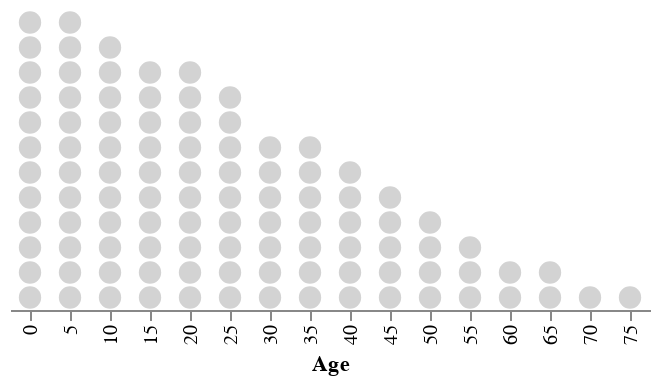

The cell this chart's notebook holds for it:
### Code cell
alt.Chart(exploded[exploded['Year']==1900]).mark_circle(opacity=1,size=125,color='lightgray').transform_window(
    id='rank()',
    groupby=['Age']
).encode(
    alt.X('Age:O'),
    alt.Y('id:O',
          axis=None,
          sort='descending')
).properties(height=150).configure_view(
    strokeWidth=0
)

### Figure 1 — Vega-Lite specification as saved in the notebook (floating-point values rounded to 4 significant figures)
{"config": {"view": {"continuousWidth": 400, "continuousHeight": 300, "strokeWidth": 0}}, "data": {"name": "data-7ff5caf2eef4513e8af87803b88fd47b"}, "mark": {"type": "circle", "color": "lightgray", "opacity": 1, "size": 125}, "encoding": {"x": {"field": "Age", "type": "ordinal"}, "y": {"axis": null, "field": "id", "sort": "descending", "type": "ordinal"}}, "height": 150, "transform": [{"window": [{"op": "rank", "field": "", "as": "id"}], "groupby": ["Age"]}], "$schema": "https://vega.github.io/schema/vega-lite/v5.2.0.json", "datasets": {"data-7ff5caf2eef4513e8af87803b88fd47b": [{"Age": 0, "Year": 1900, "Sex": 3, "People": 9208740, "no_csum": 9208740, "norm": 0.1208, "norm_pop": 1.0, "people_per_hundred": 12.0}, {"Age": 0, "Year": 1900, "Sex": 3, "People": 9208740, "no_csum": 9208740, "norm": 0.1208, "norm_pop": 1.0, "people_per_hundred": 12.0}, {"Age": 0, "Year": 1900, "Sex": 3, "People": 9208740, "no_csum": 9208740, "norm": 0.1208, "norm_pop": 1.0, "people_per_hundred": 12.0}, {"Age": 0, "Year": 1900, "Sex": 3, "People": 9208740, "no_csum": 9208740, "norm": 0.1208, "norm_pop": 1.0, "people_per_hundred": 12.0}, {"Age": 0, "Year": 1900, "Sex": 3, "People": 9208740, "no_csum": 9208740, "norm": 0.1208, "norm_pop": 1.0, "people_per_hundred": 12.0}, {"Age": 0, "Year": 1900, "Sex": 3, "People": 9208740, "no_csum": 9208740, "norm": 0.1208, "norm_pop": 1.0, "people_per_hundred": 12.0}, {"Age": 0, "Year": 1900, "Sex": 3, "People": 9208740, "no_csum": 9208740, "norm": 0.1208, "norm_pop": 1.0, "people_per_hundred": 12.0}, {"Age": 0, "Year": 1900, "Sex": 3, "People": 9208740, "no_csum": 9208740, "norm": 0.1208, "norm_pop": 1.0, "people_per_hundred": 12.0}, {"Age": 0, "Year": 1900, "Sex": 3, "People": 9208740, "no_csum": 9208740, "norm": 0.1208, "norm_pop": 1.0, "people_per_hundred": 12.0}, {"Age": 0, "Year": 1900, "Sex": 3, "People": 9208740, "no_csum": 9208740, "norm": 0.1208, "norm_pop": 1.0, "people_per_hundred": 12.0}, {"Age": 0, "Year": 1900, "Sex": 3, "People": 9208740, "no_csum": 9208740, "norm": 0.1208, "norm_pop": 1.0, "people_per_hundred": 12.0}, {"Age": 0, "Year": 1900, "Sex": 3, "People": 9208740, "no_csum": 9208740, "norm": 0.1208, "norm_pop": 1.0, "people_per_hundred": 12.0}, {"Age": 5, "Year": 1900, "Sex": 3, "People": 8856266, "no_csum": 18065006, "norm": 0.2369, "norm_pop": 0.9617, "people_per_hundred": 12.0}, {"Age": 5, "Year": 1900, "Sex": 3, "People": 8856266, "no_csum": 18065006, "norm": 0.2369, "norm_pop": 0.9617, "people_per_hundred": 12.0}, {"Age": 5, "Year": 1900, "Sex": 3, "People": 8856266, "no_csum": 18065006, "norm": 0.2369, "norm_pop": 0.9617, "people_per_hundred": 12.0}, {"Age": 5, "Year": 1900, "Sex": 3, "People": 8856266, "no_csum": 18065006, "norm": 0.2369, "norm_pop": 0.9617, "people_per_hundred": 12.0}, {"Age": 5, "Year": 1900, "Sex": 3, "People": 8856266, "no_csum": 18065006, "norm": 0.2369, "norm_pop": 0.9617, "people_per_hundred": 12.0}, {"Age": 5, "Year": 1900, "Sex": 3, "People": 8856266, "no_csum": 18065006, "norm": 0.2369, "norm_pop": 0.9617, "people_per_hundred": 12.0}, {"Age": 5, "Year": 1900, "Sex": 3, "People": 8856266, "no_csum": 18065006, "norm": 0.2369, "norm_pop": 0.9617, "people_per_hundred": 12.0}, {"Age": 5, "Year": 1900, "Sex": 3, "People": 8856266, "no_csum": 18065006, "norm": 0.2369, "norm_pop": 0.9617, "people_per_hundred": 12.0}, {"Age": 5, "Year": 1900, "Sex": 3, "People": 8856266, "no_csum": 18065006, "norm": 0.2369, "norm_pop": 0.9617, "people_per_hundred": 12.0}, {"Age": 5, "Year": 1900, "Sex": 3, "People": 8856266, "no_csum": 18065006, "norm": 0.2369, "norm_pop": 0.9617, "people_per_hundred": 12.0}, {"Age": 5, "Year": 1900, "Sex": 3, "People": 8856266, "no_csum": 18065006, "norm": 0.2369, "norm_pop": 0.9617, "people_per_hundred": 12.0}, {"Age": 5, "Year": 1900, "Sex": 3, "People": 8856266, "no_csum": 18065006, "norm": 0.2369, "norm_pop": 0.9617, "people_per_hundred": 12.0}, {"Age": 10, "Year": 1900, "Sex": 3, "People": 8059418, "no_csum": 26124424, "norm": 0.3426, "norm_pop": 0.8752, "people_per_hundred": 11.0}, {"Age": 10, "Year": 1900, "Sex": 3, "People": 8059418, "no_csum": 26124424, "norm": 0.3426, "norm_pop": 0.8752, "people_per_hundred": 11.0}, {"Age": 10, "Year": 1900, "Sex": 3, "People": 8059418, "no_csum": 26124424, "norm": 0.3426, "norm_pop": 0.8752, "people_per_hundred": 11.0}, {"Age": 10, "Year": 1900, "Sex": 3, "People": 8059418, "no_csum": 26124424, "norm": 0.3426, "norm_pop": 0.8752, "people_per_hundred": 11.0}, {"Age": 10, "Year": 1900, "Sex": 3, "People": 8059418, "no_csum": 26124424, "norm": 0.3426, "norm_pop": 0.8752, "people_per_hundred": 11.0}, {"Age": 10, "Year": 1900, "Sex": 3, "People": 8059418, "no_csum": 26124424, "norm": 0.3426, "norm_pop": 0.8752, "people_per_hundred": 11.0}, {"Age": 10, "Year": 1900, "Sex": 3, "People": 8059418, "no_csum": 26124424, "norm": 0.3426, "norm_pop": 0.8752, "people_per_hundred": 11.0}, {"Age": 10, "Year": 1900, "Sex": 3, "People": 8059418, "no_csum": 26124424, "norm": 0.3426, "norm_pop": 0.8752, "people_per_hundred": 11.0}, {"Age": 10, "Year": 1900, "Sex": 3, "People": 8059418, "no_csum": 26124424, "norm": 0.3426, "norm_pop": 0.8752, "people_per_hundred": 11.0}, {"Age": 10, "Year": 1900, "Sex": 3, "People": 8059418, "no_csum": 26124424, "norm": 0.3426, "norm_pop": 0.8752, "people_per_hundred": 11.0}, {"Age": 10, "Year": 1900, "Sex": 3, "People": 8059418, "no_csum": 26124424, "norm": 0.3426, "norm_pop": 0.8752, "people_per_hundred": 11.0}, {"Age": 15, "Year": 1900, "Sex": 3, "People": 7576589, "no_csum": 33701013, "norm": 0.4419, "norm_pop": 0.8228, "people_per_hundred": 10.0}, {"Age": 15, "Year": 1900, "Sex": 3, "People": 7576589, "no_csum": 33701013, "norm": 0.4419, "norm_pop": 0.8228, "people_per_hundred": 10.0}, {"Age": 15, "Year": 1900, "Sex": 3, "People": 7576589, "no_csum": 33701013, "norm": 0.4419, "norm_pop": 0.8228, "people_per_hundred": 10.0}, {"Age": 15, "Year": 1900, "Sex": 3, "People": 7576589, "no_csum": 33701013, "norm": 0.4419, "norm_pop": 0.8228, "people_per_hundred": 10.0}, {"Age": 15, "Year": 1900, "Sex": 3, "People": 7576589, "no_csum": 33701013, "norm": 0.4419, "norm_pop": 0.8228, "people_per_hundred": 10.0}, {"Age": 15, "Year": 1900, "Sex": 3, "People": 7576589, "no_csum": 33701013, "norm": 0.4419, "norm_pop": 0.8228, "people_per_hundred": 10.0}, {"Age": 15, "Year": 1900, "Sex": 3, "People": 7576589, "no_csum": 33701013, "norm": 0.4419, "norm_pop": 0.8228, "people_per_hundred": 10.0}, {"Age": 15, "Year": 1900, "Sex": 3, "People": 7576589, "no_csum": 33701013, "norm": 0.4419, "norm_pop": 0.8228, "people_per_hundred": 10.0}, {"Age": 15, "Year": 1900, "Sex": 3, "People": 7576589, "no_csum": 33701013, "norm": 0.4419, "norm_pop": 0.8228, "people_per_hundred": 10.0}, {"Age": 15, "Year": 1900, "Sex": 3, "People": 7576589, "no_csum": 33701013, "norm": 0.4419, "norm_pop": 0.8228, "people_per_hundred": 10.0}, {"Age": 20, "Year": 1900, "Sex": 3, "People": 7445099, "no_csum": 41146112, "norm": 0.5395, "norm_pop": 0.8085, "people_per_hundred": 10.0}, {"Age": 20, "Year": 1900, "Sex": 3, "People": 7445099, "no_csum": 41146112, "norm": 0.5395, "norm_pop": 0.8085, "people_per_hundred": 10.0}, {"Age": 20, "Year": 1900, "Sex": 3, "People": 7445099, "no_csum": 41146112, "norm": 0.5395, "norm_pop": 0.8085, "people_per_hundred": 10.0}, {"Age": 20, "Year": 1900, "Sex": 3, "People": 7445099, "no_csum": 41146112, "norm": 0.5395, "norm_pop": 0.8085, "people_per_hundred": 10.0}, {"Age": 20, "Year": 1900, "Sex": 3, "People": 7445099, "no_csum": 41146112, "norm": 0.5395, "norm_pop": 0.8085, "people_per_hundred": 10.0}, {"Age": 20, "Year": 1900, "Sex": 3, "People": 7445099, "no_csum": 41146112, "norm": 0.5395, "norm_pop": 0.8085, "people_per_hundred": 10.0}, {"Age": 20, "Year": 1900, "Sex": 3, "People": 7445099, "no_csum": 41146112, "norm": 0.5395, "norm_pop": 0.8085, "people_per_hundred": 10.0}, {"Age": 20, "Year": 1900, "Sex": 3, "People": 7445099, "no_csum": 41146112, "norm": 0.5395, "norm_pop": 0.8085, "people_per_hundred": 10.0}, {"Age": 20, "Year": 1900, "Sex": 3, "People": 7445099, "no_csum": 41146112, "norm": 0.5395, "norm_pop": 0.8085, "people_per_hundred": 10.0}, {"Age": 20, "Year": 1900, "Sex": 3, "People": 7445099, "no_csum": 41146112, "norm": 0.5395, "norm_pop": 0.8085, "people_per_hundred": 10.0}, {"Age": 25, "Year": 1900, "Sex": 3, "People": 6625336, "no_csum": 47771448, "norm": 0.6264, "norm_pop": 0.7195, "people_per_hundred": 9.0}, {"Age": 25, "Year": 1900, "Sex": 3, "People": 6625336, "no_csum": 47771448, "norm": 0.6264, "norm_pop": 0.7195, "people_per_hundred": 9.0}, {"Age": 25, "Year": 1900, "Sex": 3, "People": 6625336, "no_csum": 47771448, "norm": 0.6264, "norm_pop": 0.7195, "people_per_hundred": 9.0}, {"Age": 25, "Year": 1900, "Sex": 3, "People": 6625336, "no_csum": 47771448, "norm": 0.6264, "norm_pop": 0.7195, "people_per_hundred": 9.0}, {"Age": 25, "Year": 1900, "Sex": 3, "People": 6625336, "no_csum": 47771448, "norm": 0.6264, "norm_pop": 0.7195, "people_per_hundred": 9.0}, {"Age": 25, "Year": 1900, "Sex": 3, "People": 6625336, "no_csum": 47771448, "norm": 0.6264, "norm_pop": 0.7195, "people_per_hundred": 9.0}, {"Age": 25, "Year": 1900, "Sex": 3, "People": 6625336, "no_csum": 47771448, "norm": 0.6264, "norm_pop": 0.7195, "people_per_hundred": 9.0}, {"Age": 25, "Year": 1900, "Sex": 3, "People": 6625336, "no_csum": 47771448, "norm": 0.6264, "norm_pop": 0.7195, "people_per_hundred": 9.0}, {"Age": 25, "Year": 1900, "Sex": 3, "People": 6625336, "no_csum": 47771448, "norm": 0.6264, "norm_pop": 0.7195, "people_per_hundred": 9.0}, {"Age": 30, "Year": 1900, "Sex": 3, "People": 5584138, "no_csum": 53355586, "norm": 0.6996, "norm_pop": 0.6064, "people_per_hundred": 7.0}, {"Age": 30, "Year": 1900, "Sex": 3, "People": 5584138, "no_csum": 53355586, "norm": 0.6996, "norm_pop": 0.6064, "people_per_hundred": 7.0}, {"Age": 30, "Year": 1900, "Sex": 3, "People": 5584138, "no_csum": 53355586, "norm": 0.6996, "norm_pop": 0.6064, "people_per_hundred": 7.0}, {"Age": 30, "Year": 1900, "Sex": 3, "People": 5584138, "no_csum": 53355586, "norm": 0.6996, "norm_pop": 0.6064, "people_per_hundred": 7.0}, {"Age": 30, "Year": 1900, "Sex": 3, "People": 5584138, "no_csum": 53355586, "norm": 0.6996, "norm_pop": 0.6064, "people_per_hundred": 7.0}, {"Age": 30, "Year": 1900, "Sex": 3, "People": 5584138, "no_csum": 53355586, "norm": 0.6996, "norm_pop": 0.6064, "people_per_hundred": 7.0}, {"Age": 30, "Year": 1900, "Sex": 3, "People": 5584138, "no_csum": 53355586, "norm": 0.6996, "norm_pop": 0.6064, "people_per_hundred": 7.0}, {"Age": 35, "Year": 1900, "Sex": 3, "People": 4981620, "no_csum": 58337206, "norm": 0.7649, "norm_pop": 0.541, "people_per_hundred": 7.0}, {"Age": 35, "Year": 1900, "Sex": 3, "People": 4981620, "no_csum": 58337206, "norm": 0.7649, "norm_pop": 0.541, "people_per_hundred": 7.0}, {"Age": 35, "Year": 1900, "Sex": 3, "People": 4981620, "no_csum": 58337206, "norm": 0.7649, "norm_pop": 0.541, "people_per_hundred": 7.0}, {"Age": 35, "Year": 1900, "Sex": 3, "People": 4981620, "no_csum": 58337206, "norm": 0.7649, "norm_pop": 0.541, "people_per_hundred": 7.0}, {"Age": 35, "Year": 1900, "Sex": 3, "People": 4981620, "no_csum": 58337206, "norm": 0.7649, "norm_pop": 0.541, "people_per_hundred": 7.0}, {"Age": 35, "Year": 1900, "Sex": 3, "People": 4981620, "no_csum": 58337206, "norm": 0.7649, "norm_pop": 0.541, "people_per_hundred": 7.0}, {"Age": 35, "Year": 1900, "Sex": 3, "People": 4981620, "no_csum": 58337206, "norm": 0.7649, "norm_pop": 0.541, "people_per_hundred": 7.0}, {"Age": 40, "Year": 1900, "Sex": 3, "People": 4266057, "no_csum": 62603263, "norm": 0.8209, "norm_pop": 0.4633, "people_per_hundred": 6.0}, {"Age": 40, "Year": 1900, "Sex": 3, "People": 4266057, "no_csum": 62603263, "norm": 0.8209, "norm_pop": 0.4633, "people_per_hundred": 6.0}, {"Age": 40, "Year": 1900, "Sex": 3, "People": 4266057, "no_csum": 62603263, "norm": 0.8209, "norm_pop": 0.4633, "people_per_hundred": 6.0}, {"Age": 40, "Year": 1900, "Sex": 3, "People": 4266057, "no_csum": 62603263, "norm": 0.8209, "norm_pop": 0.4633, "people_per_hundred": 6.0}, {"Age": 40, "Year": 1900, "Sex": 3, "People": 4266057, "no_csum": 62603263, "norm": 0.8209, "norm_pop": 0.4633, "people_per_hundred": 6.0}, {"Age": 40, "Year": 1900, "Sex": 3, "People": 4266057, "no_csum": 62603263, "norm": 0.8209, "norm_pop": 0.4633, "people_per_hundred": 6.0}, {"Age": 45, "Year": 1900, "Sex": 3, "People": 3516438, "no_csum": 66119701, "norm": 0.867, "norm_pop": 0.3819, "people_per_hundred": 5.0}, {"Age": 45, "Year": 1900, "Sex": 3, "People": 3516438, "no_csum": 66119701, "norm": 0.867, "norm_pop": 0.3819, "people_per_hundred": 5.0}, {"Age": 45, "Year": 1900, "Sex": 3, "People": 3516438, "no_csum": 66119701, "norm": 0.867, "norm_pop": 0.3819, "people_per_hundred": 5.0}, {"Age": 45, "Year": 1900, "Sex": 3, "People": 3516438, "no_csum": 66119701, "norm": 0.867, "norm_pop": 0.3819, "people_per_hundred": 5.0}, {"Age": 45, "Year": 1900, "Sex": 3, "People": 3516438, "no_csum": 66119701, "norm": 0.867, "norm_pop": 0.3819, "people_per_hundred": 5.0}, {"Age": 50, "Year": 1900, "Sex": 3, "People": 2983019, "no_csum": 69102720, "norm": 0.9061, "norm_pop": 0.3239, "people_per_hundred": 4.0}, {"Age": 50, "Year": 1900, "Sex": 3, "People": 2983019, "no_csum": 69102720, "norm": 0.9061, "norm_pop": 0.3239, "people_per_hundred": 4.0}, {"Age": 50, "Year": 1900, "Sex": 3, "People": 2983019, "no_csum": 69102720, "norm": 0.9061, "norm_pop": 0.3239, "people_per_hundred": 4.0}, {"Age": 50, "Year": 1900, "Sex": 3, "People": 2983019, "no_csum": 69102720, "norm": 0.9061, "norm_pop": 0.3239, "people_per_hundred": 4.0}, {"Age": 55, "Year": 1900, "Sex": 3, "People": 2226540, "no_csum": 71329260, "norm": 0.9353, "norm_pop": 0.2418, "people_per_hundred": 3.0}, {"Age": 55, "Year": 1900, "Sex": 3, "People": 2226540, "no_csum": 71329260, "norm": 0.9353, "norm_pop": 0.2418, "people_per_hundred": 3.0}, {"Age": 55, "Year": 1900, "Sex": 3, "People": 2226540, "no_csum": 71329260, "norm": 0.9353, "norm_pop": 0.2418, "people_per_hundred": 3.0}, {"Age": 60, "Year": 1900, "Sex": 3, "People": 1804079, "no_csum": 73133339, "norm": 0.959, "norm_pop": 0.1959, "people_per_hundred": 2.0}, {"Age": 60, "Year": 1900, "Sex": 3, "People": 1804079, "no_csum": 73133339, "norm": 0.959, "norm_pop": 0.1959, "people_per_hundred": 2.0}, {"Age": 65, "Year": 1900, "Sex": 3, "People": 1312875, "no_csum": 74446214, "norm": 0.9762, "norm_pop": 0.1426, "people_per_hundred": 2.0}, {"Age": 65, "Year": 1900, "Sex": 3, "People": 1312875, "no_csum": 74446214, "norm": 0.9762, "norm_pop": 0.1426, "people_per_hundred": 2.0}, {"Age": 70, "Year": 1900, "Sex": 3, "People": 894754, "no_csum": 75340968, "norm": 0.9879, "norm_pop": 0.09716, "people_per_hundred": 1.0}, {"Age": 75, "Year": 1900, "Sex": 3, "People": 534090, "no_csum": 75875058, "norm": 0.9949, "norm_pop": 0.058, "people_per_hundred": 1.0}]}}
